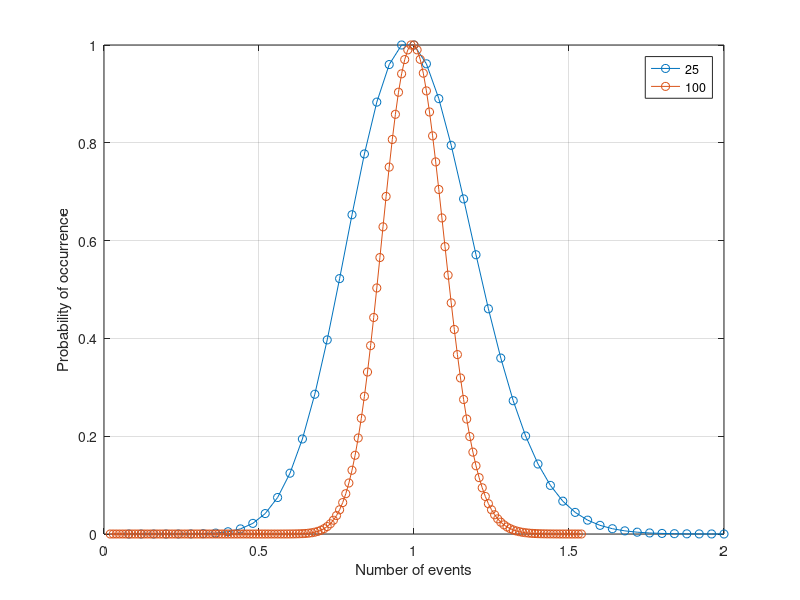

This figure's MATLAB source: (Note: this script raises an error after producing the figure.)
%%
figure
for lambda = [25, 100]
    k = 2:2*lambda; % Define a range of k values for the Poisson distribution
    poissonProbabilities = exp(-lambda) * (lambda.^k) ./ factorial(k); % Calculate probabilities
    % exp(-lambda) * lambda^k / factorial(k);
    plot(k / lambda, poissonProbabilities / max(poissonProbabilities(~isinf(poissonProbabilities))) , 'o-','DisplayName',num2str(lambda)), hold on
    xlabel('Number of events'), ylabel('Probability of occurrence')
    legend
    grid on
end
%% signal to noise ratio
signal = [25, 100];
noise = sqrt(signal);
signal_to_noise_ratio = signal ./ noise;
%% Array example
atoms = ones(200,200);
figure,myimshow_pad(atoms)

%% Random array
rng(42)
p_occupied = 0.5;
r = rand(size(atoms));
atoms_rand = r < p_occupied;
figure,myimshow_pad(atoms_rand)

%% Fluorescence
photons_per_atom = 25;
fluorescence = atoms_rand .* photons_per_atom; % Simulate fluorescence based on random occupancy
figure, nexttile, myimshow_pad(atoms_rand), nexttile, myimshow_pad(fluorescence);

fluorescence_poiss = poissrnd(fluorescence);
% Display the Poisson-distributed fluorescence
figure
ax1 = nexttile; myimshow_pad(atoms_rand), 
ax2 = nexttile; myimshow_pad(fluorescence_poiss);
linkaxes([ax1, ax2], 'xy')

%% camera background 
camera_background = randn(size(atoms)) * 1;
fluorescence_poiss = poissrnd(fluorescence) + camera_background;
% Display the Poisson-distributed fluorescence
figure
ax1 = nexttile; myimshow(atoms_rand), 
ax2 = nexttile; myimshow(fluorescence_poiss);
linkaxes([ax1, ax2], 'xy')
figure,histogram(fluorescence_poiss(:))

%% envelope
photons_per_atom = 25;
% envelope = ones(size(atoms)) .* photons_per_atom;
% envelope(:, 1:100) = 10; % sharp cutoff
[X,Y] = meshgrid(1:200,1:200);
envelope = X/200 * photons_per_atom;

fluorescence = atoms_rand .* envelope; % Simulate fluorescence based on random occupancy
figure, nexttile, myimshow_pad(atoms_rand), nexttile, myimshow_pad(fluorescence);

fluorescence_poiss = poissrnd(fluorescence) + camera_background;
% Display the Poisson-distributed fluorescence
figure
ax1 = nexttile; myimshow_pad(atoms_rand), 
ax2 = nexttile; myimshow_pad(fluorescence_poiss);
linkaxes([ax1, ax2], 'xy')
figure,histogram(fluorescence_poiss(:))

function myimshow_pad(image)
pad = [50, 50];
myimshow(padarray(image,pad,0,'both'))
end
